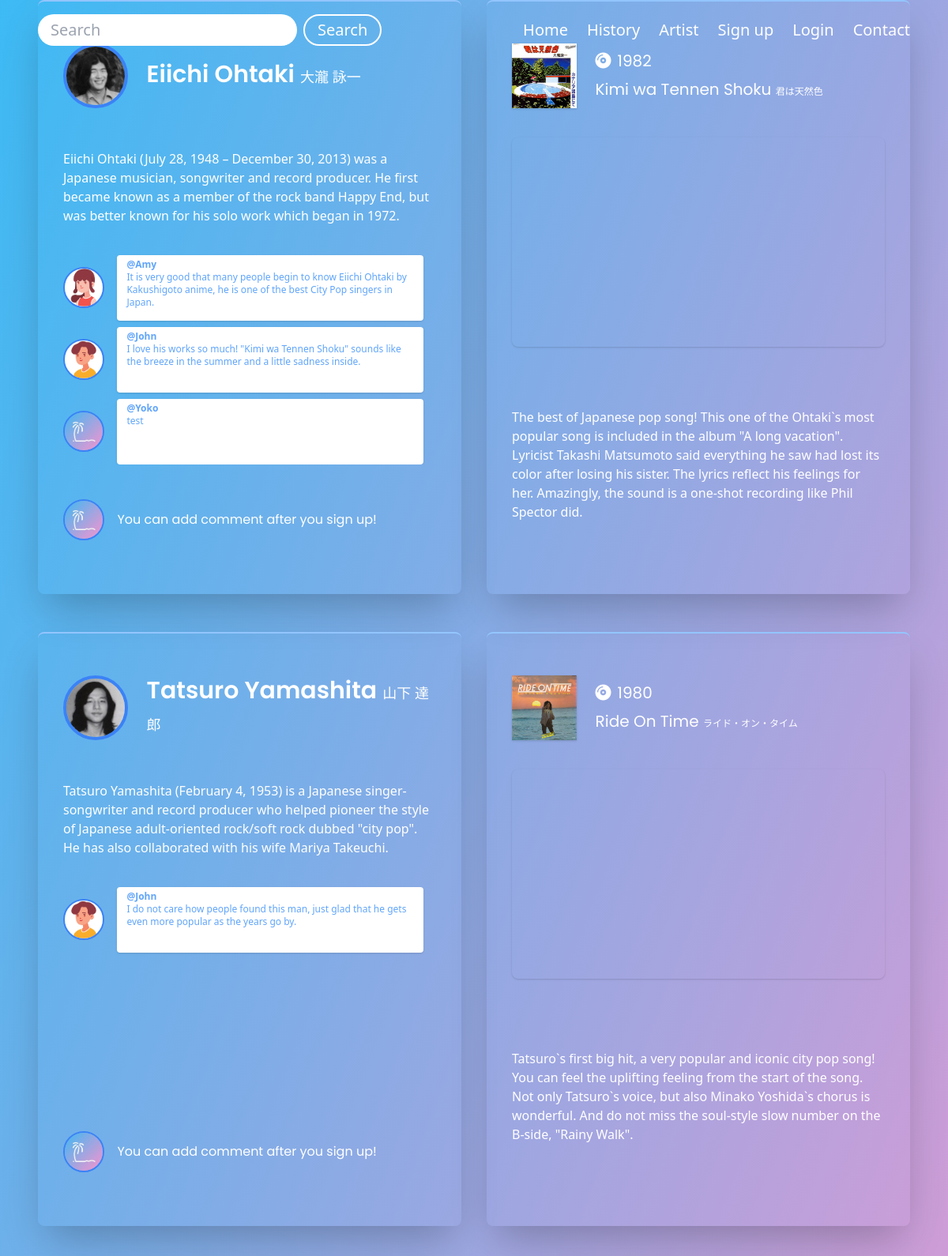
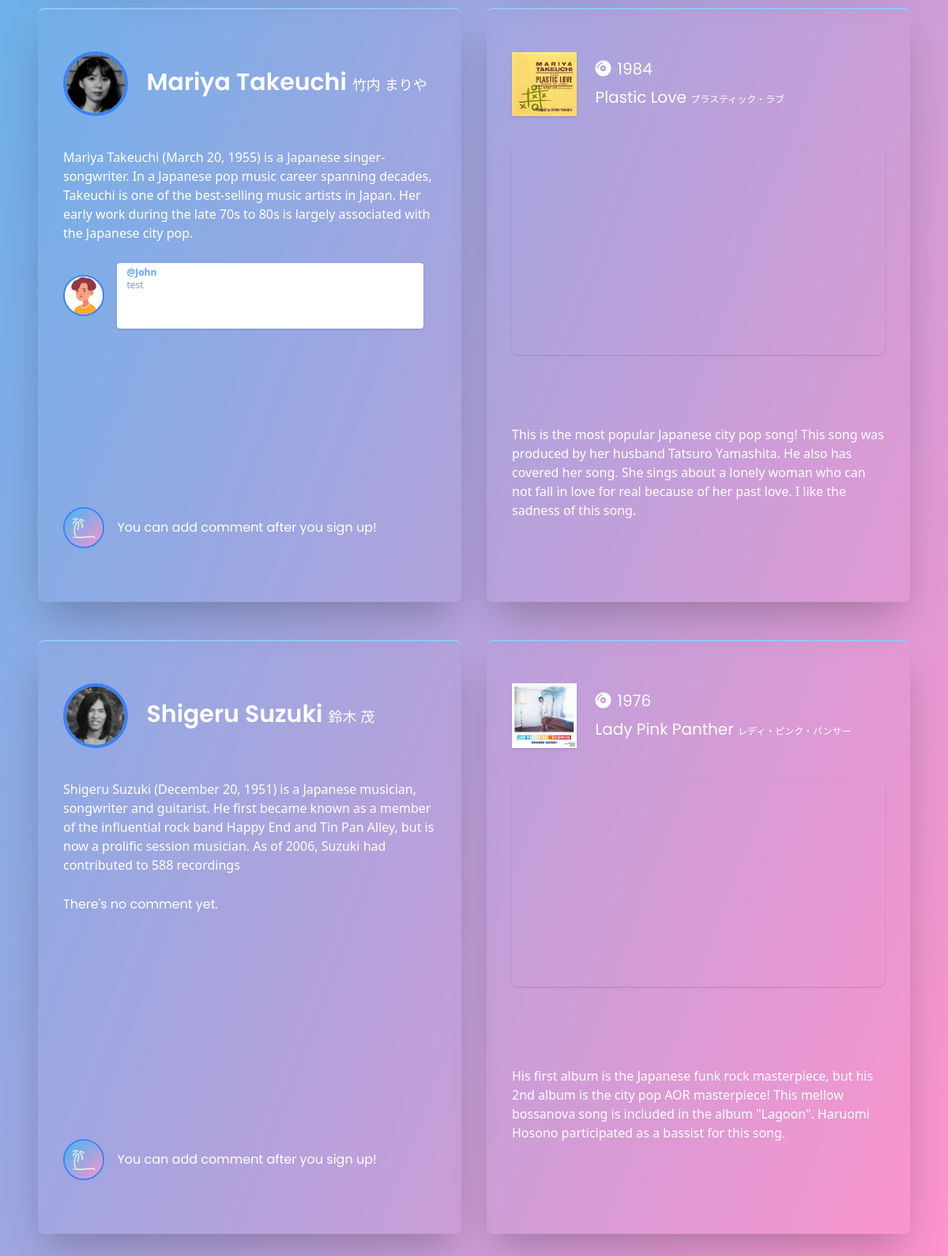
The page /artist on the database its author committed (2 pictures, top to bottom).
### flaskr/models.py (models this page shows, shortened)
class Artist(db.Model):
    __tablename__ = 'artists'
    id = db.Column(db.Integer, primary_key=True)
    from_album_id = db.Column(
        db.Integer, db.ForeignKey('albums.id'), index=True
    )
    year = db.Column(db.Integer)
    name = db.Column(db.String(128))
    name_j = db.Column(db.String(128))
    title = db.Column(db.String(128))
    title_j = db.Column(db.String(128))
    youtube = db.Column(db.Text)
    song_info = db.Column(db.Text)
    artist_info = db.Column(db.Text)
    song_picture_path = db.Column(db.Text)
    artist_picture_path = db.Column(db.Text)

class Comment(db.Model):
    __tablename__ = 'comments'
    id = db.Column(db.Integer, primary_key=True)
    from_user_id = db.Column(
        db.Integer, db.ForeignKey('users.id'), index=True
    )
    to_artist_id = db.Column(
        db.Integer, db.ForeignKey('artists.id'), index=True
    )
    username = db.Column(db.String(64), index=True)
    picture_path = db.Column(db.Text)
    comment = db.Column(db.Text)
    create_at = db.Column(db.DateTime, default=datetime.now)
    update_at = db.Column(db.DateTime, default=datetime.now)

### flaskr/artist/views.py (the view)
@artist_bp.route('', methods=['GET', 'POST'])
def artist():
    artists = Artist.query.all()
    comments = Comment.query.all()
    user_id = current_user.get_id()
    user = User.select_user_by_id(user_id)
    form = CommentForm(request.form)
    if request.method == 'POST' and form.validate():
        new_comment = Comment(user_id, form.to_artist_id.data, user.username, user.picture_path, form.comment.data)
        with db.session.begin(subtransactions=True):
            new_comment.create_comment()
        db.session.commit()
        flash("Your comment has been added!", "success")
    return render_template('artist/artist.html', artists=artists, comments=comments, user=user, form=form)

### flaskr/forms.py
class CommentForm(FlaskForm):
    to_artist_id = HiddenField()
    comment = TextAreaField()
    submit = SubmitField('Add Comment')

### flaskr/models.py (called while the page is built)
    @classmethod
    def select_user_by_id(cls, id):
        return cls.query.get(id)

### flaskr/templates/artist/artist.html (shortened to what this page needs)
{% from "/_formhelpers.html" import render_field %}
{% extends "/base.html" %}
{% block content %}
{% for artist in artists %}
<div class="min-h-screen w-screen grid grid-cols-2 flex items-center p-8 md:p-12 xl:p-20 pt-20 md:pt-20 lg:pt-0 gap-8 box" id="{{ artist.name }}">
    <div class="h-screen lg:h-full col-span-2 lg:col-span-1 shadow-2xl rounded-lg box border-t-2 border-blue-300 p-4 sm:p-6">
        <div class="h-1/5 box flex items-center">
            <div class="h-full w-full grid grid-cols-5">
                <div class="h-full col-span-1 flex items-center box lg:p-2">
                    <img src="{{ url_for('static', filename=artist.artist_picture_path) }}" class="w-full rounded-full border-solid border-4 border-blue-500">
                </div>
                <div class="h-full col-span-4 flex items-center box">
                    <div class="pl-1 sm:pl-4 2xl:pl-8 box">
                        <h3 class="text-xl sm:text-3xl md:text-4xl lg:text-3xl xl:text-4xl 2xl:text-5xl font-semibold">
                            {{ artist.name }} <span>{{ artist.name_j }}</span>
                        </h3>
                    </div>
                </div>
            </div>
        </div>
        <div class="h-1/5 flex items-center px-2 box">
            <p class="text-sm sm:text-base 2xl:text-xl">
                {{ artist.artist_info }}
            </p>
        </div>
        <div class="h-2/5 flex items-center py-4 px-2 box overflow-scroll">
            <div class="h-full w-full box">
                <div class="h-1/3 box">
                    {% set isCommented = {'isCommented':False} %}
                    {% for comment in comments %}
                        {% if artist.id == comment.to_artist_id %}
                        <div class="h-full w-full grid grid-cols-9 box mb-2">
                            <div class="h-full col-span-1 flex items-center p-0 xl:p-1">
                                {% if comment.picture_path %}
                                <img src="{{ url_for('static', filename=comment.picture_path) }}" class="rounded-full border-solid border-2 xl:border-4 border-blue-500">
                                {% else %}
                                <img src="/static/image/logoa.jpg" class="rounded-full border-solid border-2 xl:border-4 border-blue-500">
                                {% endif %}
                            </div>
                            <div class="h-full col-span-8 flex items-center">
                                <div class="w-full h-full mx-2 sm:mx-4 2xl:mx-8 py-1 2xl:py-3 px-3 2xl:px-6 bg-white rounded shadow text-blue-400">
                                    <p class="text-xs sm:text-sm lg:text-xs xl:text-sm 2xl:text-lg font-semibold">
                                        @{{ comment.username}}
                                    </p>
                                    <p class="text-xs sm:text-sm lg:text-xs xl:text-sm 2xl:text-base">{{ comment.comment }}</p>
                                </div>
                            </div>
                        </div>
                        {% endif %}
                    {% endfor %}
                    {% if not isCommented.isCommented %}
                    <h2>There's no comment yet.</h2>
                    {% endif %}
                </div>
            </div>
        </div>
        <div class="h-1/5 flex items-center px-2 box">
            <div class="h-full w-full grid grid-cols-9 box">
                {% if current_user.is_authenticated %}
                <div class="h-full col-span-1 flex items-center p-0 xl:p-1">
                    {% if current_user.picture_path %}
                    <img src="{{ url_for('static', filename=current_user.picture_path) }}" class="rounded-full border-solid border-2 xl:border-4 border-blue-500">
                    {% else %}
                    <img src="/static/image/logoa.jpg" class="rounded-full border-solid border-2 xl:border-4 border-blue-500">
                    {% endif %}
                </div>
                <div class="h-full col-span-8 flex items-center flex items-center">
                    <form method="POST" class="w-full mx-2 sm:mx-4 2xl:mx-8">
                        {{form.csrf_token}}
                        {{ form.to_artist_id(value=artist.id) }}
                        <h4 class="text-base sm:text-lg 2xl:text-xl">
                            {{render_field(form.comment, rows="2", class="w-full text-xl text-gray-400 rounded shadow p-1 px-2 mt-1")}}
                        </h4>
                        <h4 class="text-base sm:text-lg 2xl:text-xl mt-2">
                            {{form.submit(class="bg-blue-400 hover:bg-blue-500 rounded-full outline-none py-2 px-4")}}
                        </h4>
                    </form>
                </div>
                {% else %}
                <div class="h-full col-span-1 flex items-center p-0 xl:p-1">
                    <img src="/static/image/logoa.jpg" class="rounded-full border-solid  border-2 xl:border-4 border-blue-500">
                </div>
                <div class="h-full col-span-8 flex items-center flex items-center">
                    <div class="w-full mx-2 sm:mx-4 2xl:mx-8">
                        <h4>You can add comment after you sign up!</h4>
                    </div>
                </div>
                {% endif %}
            </div>
        </div>
    </div>
    <div class="h-screen lg:h-full col-span-2 lg:col-span-1 shadow-2xl rounded-lg box border-t-2 border-blue-300 p-4 sm:p-6">
        <div class="h-1/5 box flex items-center">
            <div class="h-full w-full grid grid-cols-5">
                <div class="h-full col-span-1 flex items-center lg:p-2 box">
                    <img src="{{ url_for('static', filename=artist.song_picture_path) }}" alt="" class="w-full shadow">
                </div>
                <div class="h-full col-span-4 flex items-center box">
                    <div class="pl-2 sm:pl-4 2xl:pl-8 box">
                        <h4 class="text-lg sm:text-2xl lg:text-xl xl:text-2xl 2xl:text-4xl"><i class="fas fa-compact-disc mr-2"></i>{{ artist.year }}</h4>
                        <h4 class="text-base sm:text-2xl lg:text-xl xl:text-2xl 2xl:text-4xl pt-2">{{ artist.title }} <span>{{ artist.title_j }}</span></h4>
                    </div>
                </div>
            </div>
        </div>
        <div class="h-2/5 sm:h-3/5 lg:h-2/5 xl:h-3/5 flex items-center lg:p-2 2xl:pt-8 box">
            <iframe class="w-full h-full shadow rounded-lg  transform duration-700 ease-linear hover:scale-105" src="{{ artist.youtube }}" frameborder="0" allow="accelerometer; autoplay; encrypted-media; gyroscope; picture-in-picture" allowfullscreen></iframe>
        </div>
        <div class="h-2/5 sm:h-1/5 lg:h-2/5 xl:h-1/5 flex items-center px-2 box">
            <p class="text-base 2xl:text-xl">
                {{ artist.song_info }}
            </p>
        </div>
    </div>
</div>
{% endfor %}
{% endblock %}

### flaskr/static/css/base.css (style rules this page uses)
body { background: linear-gradient(to bottom right, #3dbaf4 0%, #ff93cd 100%); }
body:after { position: fixed; top: 0; left: 0; width: 100%; height: 100%; content: ""; background: linear-gradient(to bottom right, #3dbaf4 0%, #ff93cd 100%); z-index: -1; }
h2, h3, h4 { font-family: 'Poppins', sans-serif; }
span { font-size: 60%; font-weight: normal; }

### rows shown on the page
Artist: artist_picture_path (picture), name "Eiichi Ohtaki", name_j "大瀧 詠一", artist_info "Eiichi Ohtaki (July 28, 1948 – December 30, 2013) was a Japanese musician, songwriter and record producer. He first became known as a member of the rock band Happy End, but was better known for his solo work which began in 1972.", song_picture_path (picture), year "1982", title "Kimi wa Tennen Shoku", title_j "君は天然色", song_info "The best of Japanese pop song! This one of the Ohtaki`s most popular song is included in the album \"A long vacation\". Lyricist Takashi Matsumoto said everything he saw had lost its color after losing his sister. The lyrics reflect his feelings for her. Amazingly, the sound is a one-shot recording like Phil Spector did."
Comment: picture_path (picture), username "Amy", comment "It is very good that many people begin to know Eiichi Ohtaki by Kakushigoto anime, he is one of the best City Pop singers in Japan."
Comment: picture_path (picture), username "John", comment "I love his works so much! \"Kimi wa Tennen Shoku\" sounds like the breeze in the summer and a little sadness inside."
Comment: username "Yoko", comment "test"
Artist: artist_picture_path (picture), name "Tatsuro Yamashita", name_j "山下 達郎", artist_info "Tatsuro Yamashita (February 4, 1953) is a Japanese singer-songwriter and record producer who helped pioneer the style of Japanese adult-oriented rock/soft rock dubbed \"city pop\". He has also collaborated with his wife Mariya Takeuchi.", song_picture_path (picture), year "1980", title "Ride On Time", title_j "ライド・オン・タイム", song_info "Tatsuro`s first big hit, a very popular and iconic city pop song! You can feel the uplifting feeling from the start of the song. Not only Tatsuro`s voice, but also Minako Yoshida`s chorus is wonderful. And do not miss the soul-style slow number on the B-side, \"Rainy Walk\"."
Comment: picture_path (picture), username "John", comment "I do not care how people found this man, just glad that he gets even more popular as the years go by."
Artist: artist_picture_path (picture), name "Mariya Takeuchi", name_j "竹内 まりや", artist_info "Mariya Takeuchi (March 20, 1955) is a Japanese singer-songwriter. In a Japanese pop music career spanning decades, Takeuchi is one of the best-selling music artists in Japan. Her early work during the late 70s to 80s is largely associated with the Japanese city pop.", song_picture_path (picture), year "1984", title "Plastic Love", title_j "プラスティック・ラブ", song_info "This is the most popular Japanese city pop song! This song was produced by her husband Tatsuro Yamashita. He also has covered her song. She sings about a lonely woman who can not fall in love for real because of her past love. I like the sadness of this song."
Comment: picture_path (picture), username "John", comment "test"
Artist: artist_picture_path (picture), name "Shigeru Suzuki", name_j "鈴木 茂", artist_info "Shigeru Suzuki (December 20, 1951) is a Japanese musician, songwriter and guitarist. He first became known as a member of the influential rock band Happy End and Tin Pan Alley, but is now a prolific session musician. As of 2006, Suzuki had contributed to 588 recordings", shows "There's no comment yet.", song_picture_path (picture), year "1976", title "Lady Pink Panther", title_j "レディ・ピンク・パンサー", song_info "His first album is the Japanese funk rock masterpiece, but his 2nd album is the city pop AOR masterpiece! This mellow bossanova song is included in the album \"Lagoon\". Haruomi Hosono participated as a bassist for this song."
